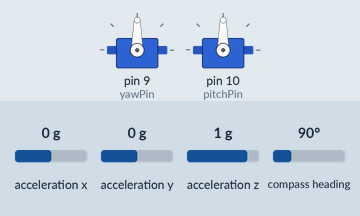
The sketch below on a simulated Arduino Uno, built with avr-gcc and run on an emulated ATmega328P. Parts: 2 × servo. The inputs (shaded band) are chosen by the test bench; at power-on: acceleration x 0 g, acceleration y 0 g, acceleration z 1 g, compass heading 90°. What the sketch prints to the serial monitor is not drawn.

Above: at 3.2 s.
3.3 s: acceleration x set to -1.4 g
At 3.8 s:
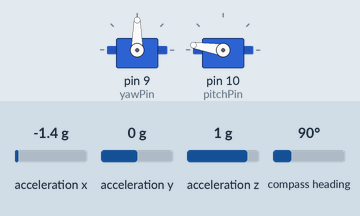
4.8 s: acceleration y set to -1.4 g
At 6.0 s:
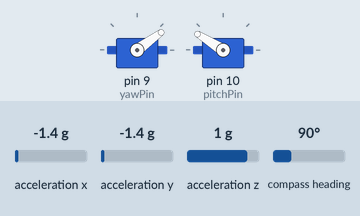
6.3 s: acceleration z set to -1.4 g
At 7.2 s:
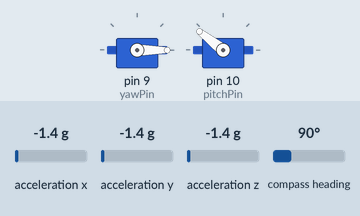
7.8 s: acceleration x set to -0.8 g
At 8.2 s:
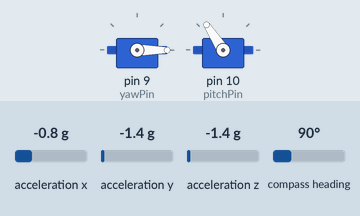
9.3 s: acceleration y set to -0.2 g
At 10.5 s:
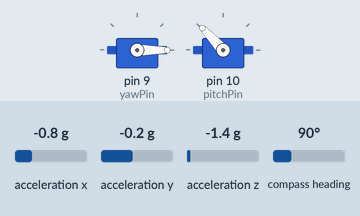
10.8 s: acceleration y set to 0.1 g
At 11.6 s:
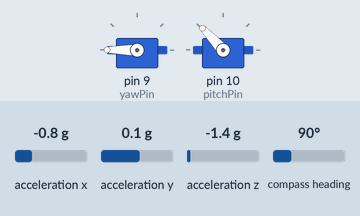
Timing chart, 0 to 13.3 s (numbered marks = the images above; inputs shaded):
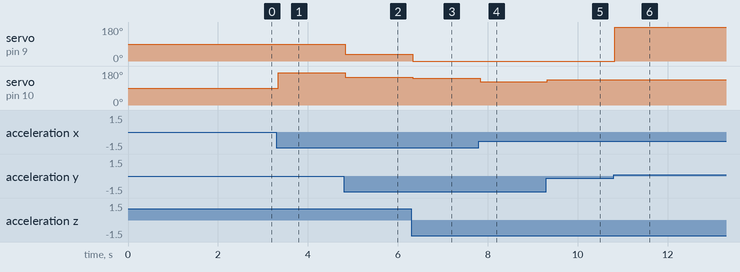

Measured:
- the behaviour switches between -0.1 and 0 g on acceleration y (found by bisection; images 5 and 6)
- after the input at 3.3 s, servo on pin 10 (pitchPin): 90° → 171° at once
- after the input at 4.8 s, servo on pin 9 (yawPin): 90° → 36° at once; servo on pin 10 (pitchPin): 171° → 148° at once
- after the input at 6.3 s, servo on pin 9 (yawPin): 36° → 0° at once; servo on pin 10 (pitchPin): 148° → 142° at once
- after the input at 7.8 s, servo on pin 10 (pitchPin): 142° → 123° at once
- after the input at 9.3 s, servo on pin 10 (pitchPin): 123° → 133° at once
- after the input at 10.8 s, servo on pin 9 (yawPin): 0° → 180° at once

The sketch:

Self_Balancing.ino
```cpp
#include <Wire.h>
#include <Adafruit_Sensor.h>
#include <Adafruit_BNO055.h>
#include <Servo.h>

// BNO055 Setup
Adafruit_BNO055 bno = Adafruit_BNO055(55);

// Servo Setup
Servo yawServo;   // Controls yaw (Z-axis)
Servo pitchServo; // Controls pitch (Y-axis)
const int yawPin = 9;
const int pitchPin = 10;

// Angle Mapping (Adjust these values)
const float YAW_MIN = -90;   // Minimum yaw angle (degrees)
const float YAW_MAX = +90;   // Maximum yaw angle (degrees)
const float PITCH_MIN = -60; // Minimum pitch angle (degrees)
const float PITCH_MAX = +60; // Maximum pitch angle (degrees)

void setup() {
  Serial.begin(115200);

  // Initialize BNO055
  if (!bno.begin()) {
    Serial.println("BNO055 not detected! Check wiring.");
    while (1);
  }
  delay(1000);
  bno.setExtCrystalUse(true);

  // Attach servos
  yawServo.attach(yawPin);
  pitchServo.attach(pitchPin);
  yawServo.write(90); // Center position
  pitchServo.write(90);
  delay(1000);
}

void loop() {
  // Get yaw (Z-axis) and pitch (Y-axis)
  imu::Vector<3> euler = bno.getVector(Adafruit_BNO055::VECTOR_EULER);
  float yaw = euler.z();
  float pitch = euler.y();

  // Handle angle wrap-around (e.g., 359° → -1°)
  if (yaw > 180) yaw -= 360;
  if (pitch > 180) pitch -= 360;

  // Map angles to servo positions (opposite direction)
  int yawServoPos = map(-yaw, YAW_MIN, YAW_MAX, 0, 180);   // Reverse yaw input
  int pitchServoPos = map(-pitch, PITCH_MIN, PITCH_MAX, 0, 180); // Reverse pitch input

  // Constrain to servo limits
  yawServoPos = constrain(yawServoPos, 0, 180);
  pitchServoPos = constrain(pitchServoPos, 0, 180);

  // Update servos
  yawServo.write(yawServoPos);
  pitchServo.write(pitchServoPos);

  // Debug output
  Serial.print("Yaw: ");
  Serial.print(yaw);
  Serial.print("° → Servo: ");
  Serial.print(yawServoPos);
  Serial.print("\tPitch: ");
  Serial.print(pitch);
  Serial.print("° → Servo: ");
  Serial.println(pitchServoPos);

  delay(50); // Reduce servo jitter
}
```
